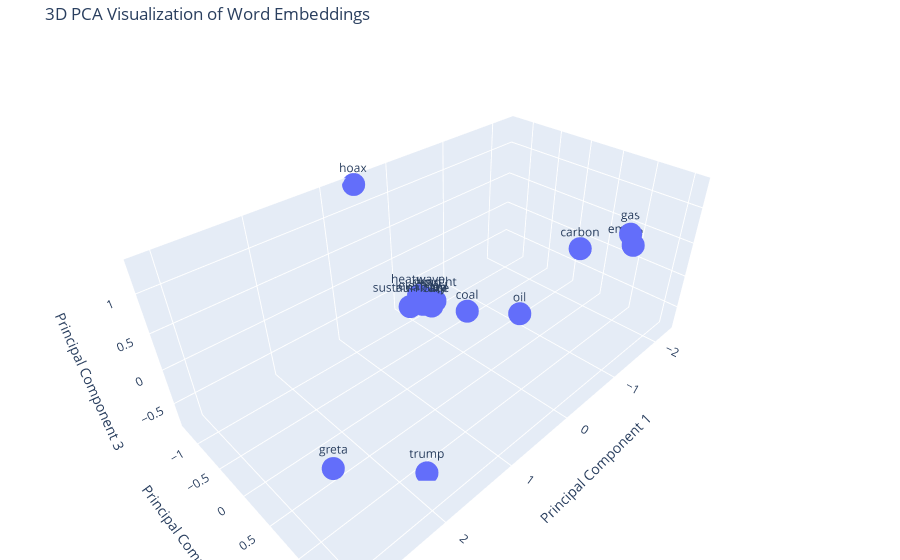

This figure's notebook cell:
### Code cell
# Assuming you have already filtered the DataFrame
# and extracted the features

# Apply PCA to reduce dimensions to 3
pca = PCA(n_components=3)
X_pca = pca.fit_transform(X)

# Create a DataFrame for the PCA results
pca_df = pd.DataFrame(X_pca, columns=['PC1', 'PC2', 'PC3'])
pca_df['word'] = df_filtered['word'].values

# Plot the results in 3D
fig = px.scatter_3d(
    pca_df, 
    x='PC1', 
    y='PC2', 
    z='PC3', 
    text='word', 
    title='3D PCA Visualization of Word Embeddings'
)

# Improve layout and appearance
fig.update_traces(marker=dict(size=8), textposition='top center')
fig.update_layout(
    scene=dict(
        xaxis_title='Principal Component 1',
        yaxis_title='Principal Component 2',
        zaxis_title='Principal Component 3'
    ),
    margin=dict(l=0, r=0, b=0, t=40)
)

fig.show()

### Figure 1 — Plotly figure (JSON) as saved in the notebook; plotly's stock layout.template omitted (floating-point values rounded to 4 significant figures)
{"data": [{"hovertemplate": "PC1=%{x}<br>PC2=%{y}<br>PC3=%{z}<br>word=%{text}<extra></extra>", "legendgroup": "", "marker": {"color": "#636efa", "size": 8, "symbol": "circle"}, "mode": "markers+text", "name": "", "scene": "scene", "showlegend": false, "text": ["drought", "carbon", "flood", "hurricane", "greta", "gas", "emission", "heatwave", "electric", "solar", "sustainability", "wind", "hoax", "oil", "coal", "trump"], "textposition": "top center", "type": "scatter3d", "x": [0.02263, -1.731, 0.1416, 0.2758, 3.084, -2.271, -2.282, 0.2469, 0.298, 0.1288, 0.3909, 0.1219, 0.5882, -0.6454, -0.1193, 1.749], "y": [-0.5145, 0.4887, -0.4297, -0.4719, 1.598, 0.898, 0.9602, -0.5824, -0.5275, -0.4635, -0.5901, -0.5496, -1.293, 0.3875, -0.06017, 1.15], "z": [-0.2656, 0.2208, -0.203, -0.171, 0.794, 0.3905, 0.2389, -0.1026, -0.1493, -0.2679, -0.2081, -0.1919, 1.331, -0.3525, -0.2708, -0.7927]}], "layout": {"legend": {"tracegroupgap": 0}, "margin": {"b": 0, "l": 0, "r": 0, "t": 40}, "scene": {"domain": {"x": [0, 1], "y": [0, 1]}, "xaxis": {"title": {"text": "Principal Component 1"}}, "yaxis": {"title": {"text": "Principal Component 2"}}, "zaxis": {"title": {"text": "Principal Component 3"}}}, "title": {"text": "3D PCA Visualization of Word Embeddings"}}}
